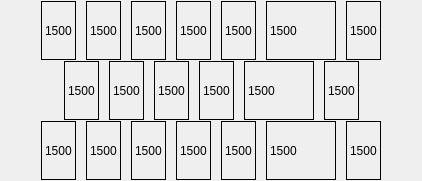
                       <widget class="QWidget" name="widget_6" native="true">
                        <layout class="QVBoxLayout" name="verticalLayout_4">
                         <property name="spacing">
                          <number>1</number>
                         </property>
                         <property name="leftMargin">
                          <number>1</number>
                         </property>
                         <property name="topMargin">
                          <number>1</number>
                         </property>
                         <property name="rightMargin">
                          <number>1</number>
                         </property>
                         <property name="bottomMargin">
                          <number>1</number>
                         </property>
                         <item>
                          <layout class="QHBoxLayout" name="horizontalLayout_33">
                           <property name="spacing">
                            <number>10</number>
                           </property>
                           <item>
                            <spacer name="horizontalSpacer_27">
                             <property name="orientation">
                              <enum>Qt::Horizontal</enum>
                             </property>
                             <property name="sizeHint" stdset="0">
                              <size>
                               <width>40</width>
                               <height>20</height>
                              </size>
                             </property>
                            </spacer>
                           </item>
                           <item>
                            <widget class="QLabel" name="label_qz1">
                             <property name="maximumSize">
                              <size>
                               <width>70</width>
                               <height>59</height>
                              </size>
                             </property>
                             <property name="styleSheet">
                              <string notr="true">font: 18pt &quot;微软雅黑&quot;;</string>
                             </property>
                             <property name="frameShape">
                              <enum>QFrame::Box</enum>
                             </property>
                             <property name="text">
                              <string>1500</string>
                             </property>
                            </widget>
                           </item>
                           <item>
                            <widget class="QLabel" name="label_qz2">
                             <property name="maximumSize">
                              <size>
                               <width>70</width>
                               <height>59</height>
                              </size>
                             </property>
                             <property name="styleSheet">
                              <string notr="true">font: 18pt &quot;微软雅黑&quot;;</string>
                             </property>
                             <property name="frameShape">
                              <enum>QFrame::Box</enum>
                             </property>
                             <property name="text">
                              <string>1500</string>
                             </property>
                            </widget>
                           </item>
                           <item>
                            <widget class="QLabel" name="label_qz3">
                             <property name="maximumSize">
                              <size>
                               <width>70</width>
                               <height>59</height>
                              </size>
                             </property>
                             <property name="styleSheet">
                              <string notr="true">font: 18pt &quot;微软雅黑&quot;;</string>
                             </property>
                             <property name="frameShape">
                              <enum>QFrame::Box</enum>
                             </property>
                             <property name="text">
                              <string>1500</string>
                             </property>
                            </widget>
                           </item>
                           <item>
                            <widget class="QLabel" name="label_qz4">
                             <property name="maximumSize">
                              <size>
                               <width>70</width>
                               <height>59</height>
                              </size>
                             </property>
                             <property name="styleSheet">
                              <string notr="true">font: 18pt &quot;微软雅黑&quot;;</string>
                             </property>
                             <property name="frameShape">
                              <enum>QFrame::Box</enum>
                             </property>
                             <property name="text">
                              <string>1500</string>
                             </property>
                            </widget>
                           </item>
                           <item>
                            <widget class="QLabel" name="label_qz5">
                             <property name="maximumSize">
                              <size>
                               <width>70</width>
                               <height>59</height>
                              </size>
                             </property>
                             <property name="styleSheet">
                              <string notr="true">font: 18pt &quot;微软雅黑&quot;;</string>
                             </property>
                             <property name="frameShape">
                              <enum>QFrame::Box</enum>
                             </property>
                             <property name="text">
                              <string>1500</string>
                             </property>
                            </widget>
                           </item>
                           <item>
                            <widget class="QLabel" name="label_qz6">
                             <property name="minimumSize">
                              <size>
                               <width>70</width>
                               <height>59</height>
                              </size>
                             </property>
                             <property name="maximumSize">
                              <size>
                               <width>70</width>
                               <height>59</height>
                              </size>
                             </property>
                             <property name="styleSheet">
                              <string notr="true">font: 18pt &quot;微软雅黑&quot;;</string>
                             </property>
                             <property name="frameShape">
                              <enum>QFrame::Box</enum>
                             </property>
                             <property name="text">
                              <string>1500</string>
                             </property>
                            </widget>
                           </item>
                           <item>
                            <widget class="QLabel" name="label_qz7">
                             <property name="maximumSize">
                              <size>
                               <width>70</width>
                               <height>59</height>
                              </size>
                             </property>
                             <property name="styleSheet">
                              <string notr="true">font: 18pt &quot;微软雅黑&quot;;</string>
                             </property>
                             <property name="frameShape">
                              <enum>QFrame::Box</enum>
                             </property>
                             <property name="text">
                              <string>1500</string>
                             </property>
                            </widget>
                           </item>
                           <item>
                            <spacer name="horizontalSpacer_28">
                             <property name="orientation">
                              <enum>Qt::Horizontal</enum>
                             </property>
                             <property name="sizeHint" stdset="0">
                              <size>
                               <width>40</width>
                               <height>20</height>
                              </size>
                             </property>
                            </spacer>
                           </item>
                          </layout>
                         </item>
                         <item>
                          <layout class="QHBoxLayout" name="horizontalLayout_34">
                           <property name="spacing">
                            <number>10</number>
                           </property>
                           <item>
                            <spacer name="horizontalSpacer_3">
                             <property name="orientation">
                              <enum>Qt::Horizontal</enum>
                             </property>
                             <property name="sizeHint" stdset="0">
                              <size>
                               <width>40</width>
                               <height>20</height>
                              </size>
                             </property>
                            </spacer>
                           </item>
                           <item>
                            <widget class="QLabel" name="label_qz8">
                             <property name="maximumSize">
                              <size>
                               <width>70</width>
                               <height>59</height>
                              </size>
                             </property>
                             <property name="styleSheet">
                              <string notr="true">font: 18pt &quot;微软雅黑&quot;;</string>
                             </property>
                             <property name="frameShape">
                              <enum>QFrame::Box</enum>
                             </property>
                             <property name="text">
                              <string>1500</string>
                             </property>
                            </widget>
                           </item>
                           <item>
                            <widget class="QLabel" name="label_qz9">
                             <property name="maximumSize">
                              <size>
                               <width>70</width>
                               <height>59</height>
                              </size>
                             </property>
                             <property name="styleSheet">
                              <string notr="true">font: 18pt &quot;微软雅黑&quot;;</string>
                             </property>
                             <property name="frameShape">
                              <enum>QFrame::Box</enum>
                             </property>
                             <property name="text">
                              <string>1500</string>
                             </property>
                            </widget>
                           </item>
                           <item>
                            <widget class="QLabel" name="label_qz10">
                             <property name="maximumSize">
                              <size>
                               <width>70</width>
                               <height>59</height>
                              </size>
                             </property>
                             <property name="styleSheet">
                              <string notr="true">font: 18pt &quot;微软雅黑&quot;;</string>
                             </property>
                             <property name="frameShape">
                              <enum>QFrame::Box</enum>
                             </property>
                             <property name="text">
                              <string>1500</string>
                             </property>
                            </widget>
                           </item>
                           <item>
                            <widget class="QLabel" name="label_qz11">
                             <property name="maximumSize">
                              <size>
                               <width>70</width>
                               <height>59</height>
                              </size>
                             </property>
                             <property name="styleSheet">
                              <string notr="true">font: 18pt &quot;微软雅黑&quot;;</string>
                             </property>
                             <property name="frameShape">
                              <enum>QFrame::Box</enum>
                             </property>
                             <property name="text">
                              <string>1500</string>
                             </property>
                            </widget>
                           </item>
                           <item>
                            <widget class="QLabel" name="label_qz12">
                             <property name="minimumSize">
                              <size>
                               <width>70</width>
                               <height>59</height>
                              </size>
                             </property>
                             <property name="maximumSize">
                              <size>
                               <width>70</width>
                               <height>59</height>
                              </size>
                             </property>
                             <property name="styleSheet">
                              <string notr="true">font: 18pt &quot;微软雅黑&quot;;</string>
                             </property>
                             <property name="frameShape">
                              <enum>QFrame::Box</enum>
                             </property>
                             <property name="text">
                              <string>1500</string>
                             </property>
                            </widget>
                           </item>
                           <item>
                            <widget class="QLabel" name="label_qz13">
                             <property name="maximumSize">
                              <size>
                               <width>70</width>
                               <height>59</height>
                              </size>
                             </property>
                             <property name="styleSheet">
                              <string notr="true">font: 18pt &quot;微软雅黑&quot;;</string>
                             </property>
                             <property name="frameShape">
                              <enum>QFrame::Box</enum>
                             </property>
                             <property name="text">
                              <string>1500</string>
                             </property>
                            </widget>
                           </item>
                           <item>
                            <spacer name="horizontalSpacer_4">
                             <property name="orientation">
                              <enum>Qt::Horizontal</enum>
                             </property>
                             <property name="sizeHint" stdset="0">
                              <size>
                               <width>40</width>
                               <height>20</height>
                              </size>
                             </property>
                            </spacer>
                           </item>
                          </layout>
                         </item>
                         <item>
                          <layout class="QHBoxLayout" name="horizontalLayout_35">
                           <property name="spacing">
                            <number>10</number>
                           </property>
                           <item>
                            <spacer name="horizontalSpacer_29">
                             <property name="orientation">
                              <enum>Qt::Horizontal</enum>
                             </property>
                             <property name="sizeHint" stdset="0">
                              <size>
                               <width>40</width>
                               <height>20</height>
                              </size>
                             </property>
                            </spacer>
                           </item>
                           <item>
                            <widget class="QLabel" name="label_qz14">
                             <property name="maximumSize">
                              <size>
                               <width>70</width>
                               <height>59</height>
                              </size>
                             </property>
                             <property name="styleSheet">
                              <string notr="true">font: 18pt &quot;微软雅黑&quot;;</string>
                             </property>
                             <property name="frameShape">
                              <enum>QFrame::Box</enum>
                             </property>
                             <property name="text">
                              <string>1500</string>
                             </property>
                            </widget>
                           </item>
                           <item>
                            <widget class="QLabel" name="label_qz15">
                             <property name="maximumSize">
                              <size>
                               <width>70</width>
                               <height>59</height>
                              </size>
                             </property>
                             <property name="styleSheet">
                              <string notr="true">font: 18pt &quot;微软雅黑&quot;;</string>
                             </property>
                             <property name="frameShape">
                              <enum>QFrame::Box</enum>
                             </property>
                             <property name="text">
                              <string>1500</string>
                             </property>
                            </widget>
                           </item>
                           <item>
                            <widget class="QLabel" name="label_qz16">
                             <property name="maximumSize">
                              <size>
                               <width>70</width>
                               <height>59</height>
                              </size>
                             </property>
                             <property name="styleSheet">
                              <string notr="true">font: 18pt &quot;微软雅黑&quot;;</string>
                             </property>
                             <property name="frameShape">
                              <enum>QFrame::Box</enum>
                             </property>
                             <property name="text">
                              <string>1500</string>
                             </property>
                            </widget>
                           </item>
                           <item>
                            <widget class="QLabel" name="label_qz17">
                             <property name="maximumSize">
                              <size>
                               <width>70</width>
                               <height>59</height>
                              </size>
                             </property>
                             <property name="styleSheet">
                              <string notr="true">font: 18pt &quot;微软雅黑&quot;;</string>
                             </property>
                             <property name="frameShape">
                              <enum>QFrame::Box</enum>
                             </property>
                             <property name="text">
                              <string>1500</string>
                             </property>
                            </widget>
                           </item>
                           <item>
                            <widget class="QLabel" name="label_qz18">
                             <property name="maximumSize">
                              <size>
                               <width>70</width>
                               <height>59</height>
                              </size>
                             </property>
                             <property name="styleSheet">
                              <string notr="true">font: 18pt &quot;微软雅黑&quot;;</string>
                             </property>
                             <property name="frameShape">
                              <enum>QFrame::Box</enum>
                             </property>
                             <property name="text">
                              <string>1500</string>
                             </property>
                            </widget>
                           </item>
                           <item>
                            <widget class="QLabel" name="label_qz19">
                             <property name="minimumSize">
                              <size>
                               <width>70</width>
                               <height>59</height>
                              </size>
                             </property>
                             <property name="maximumSize">
                              <size>
                               <width>70</width>
                               <height>59</height>
                              </size>
                             </property>
                             <property name="styleSheet">
                              <string notr="true">font: 18pt &quot;微软雅黑&quot;;</string>
                             </property>
                             <property name="frameShape">
                              <enum>QFrame::Box</enum>
                             </property>
                             <property name="text">
                              <string>1500</string>
                             </property>
                            </widget>
                           </item>
                           <item>
                            <widget class="QLabel" name="label_qz20">
                             <property name="maximumSize">
                              <size>
                               <width>70</width>
                               <height>59</height>
                              </size>
                             </property>
                             <property name="styleSheet">
                              <string notr="true">font: 18pt &quot;微软雅黑&quot;;</string>
                             </property>
                             <property name="frameShape">
                              <enum>QFrame::Box</enum>
                             </property>
                             <property name="text">
                              <string>1500</string>
                             </property>
                            </widget>
                           </item>
                           <item>
                            <spacer name="horizontalSpacer_30">
                             <property name="orientation">
                              <enum>Qt::Horizontal</enum>
                             </property>
                             <property name="sizeHint" stdset="0">
                              <size>
                               <width>40</width>
                               <height>20</height>
                              </size>
                             </property>
                            </spacer>
                           </item>
                          </layout>
                         </item>
                        </layout>
                       </widget>
